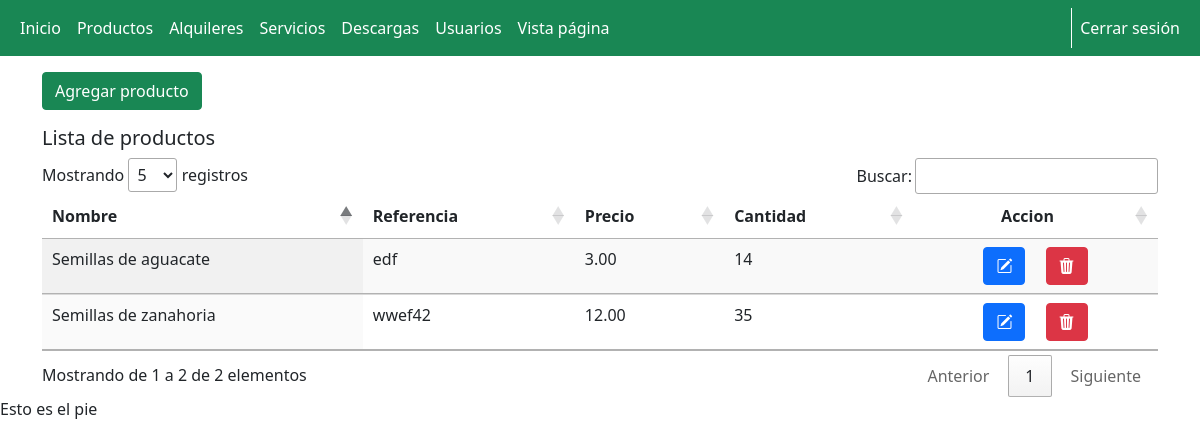
/admin/productos.php (signed in), run on an earlier commit of the app's database.
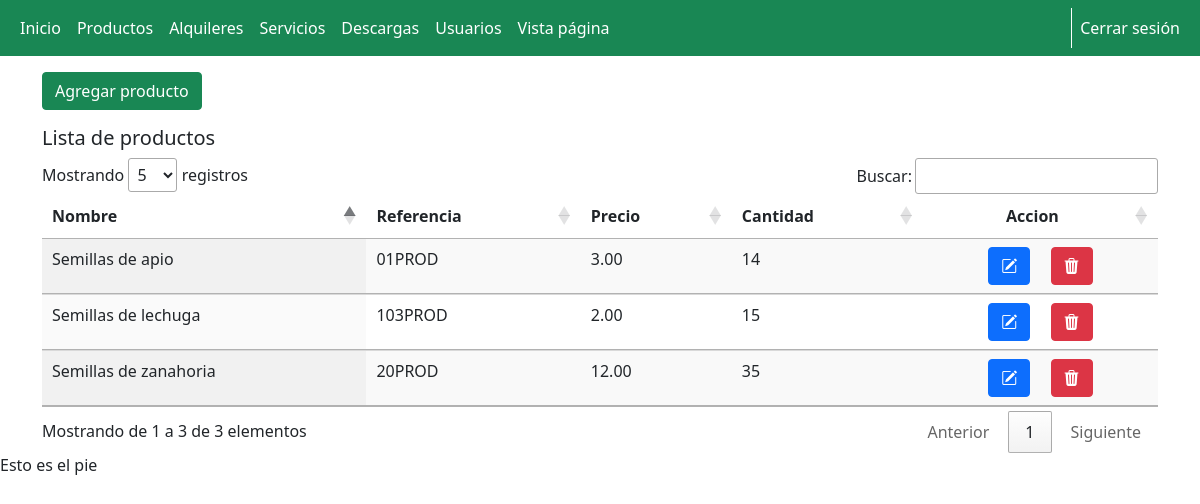
And on a later commit of the database.
### tables this page shows
CREATE TABLE `productos` (
  `id` int(20) NOT NULL,
  `nombre` varchar(50) NOT NULL,
  `referencia` varchar(20) NOT NULL,
  `precio` decimal(10,2) NOT NULL,
  `cantidad` int(5) NOT NULL,
  `imagen` varchar(30) NOT NULL
);

### config/conexion.php (called while the page is built, shortened)
<?php
Class Conexion extends Database {
    public function __construct() {
        $this->datos = "mysql:host=127.0.0.1;dbname=$this->dbname";
    }
    public function conexion() {
        try {
            $conn = new PDO($this->datos, $this->username, $this->password);
        } catch (PDOException $pe) {
            die("No se ha podido conectar con $this->dbname :" . $pe->getMessage());
        }
        return $conn;
    }
}

### config/funcionesProductos.php (called while the page is built, shortened)
<?php
require_once(__DIR__.'\conexion.php');
class Funciones{
    private $conexion;
    public function  __construct(){
        $bd = new Conexion();
        $this->conexion = $bd->conexion();
    }
    public function consultar(){
        $sql = "SELECT * FROM `productos` ORDER BY nombre;";
        $query = $this->conexion -> prepare($sql);
        $query -> execute();
        $results = $query -> fetchAll(PDO::FETCH_OBJ);
        return $results;
    }
}

### admin/productos.php (the view, shortened to what this page needs)
<?php
include './template/cabecera.php';
include("../config/funcionesProductos.php");
if (isset($_SESSION['usuario']) && $_SESSION['rol'] == '1') {
    $consulta = new Funciones;
    $resultados = $consulta->consultar();
?>
    <div>
        <a href="productos/formAgregar.php"><button type="text" class="btn btn-success my-3">Agregar producto</button></a>
    </div>
    <div>
        <div>
            <h5>Lista de productos</h5>
        </div>
    </div>
    <div class="container">
        <div class="row">
            <div class="col-lg-12">
                <table id="productos" class="table display nowrap" cellspacing="0" width="100%">
                    <thead>
                        <tr>
                            <th>Nombre</th>
                            <th>Referencia</th>
                            <th>Precio</th>
                            <th>Cantidad</th>
                            <th class='text-center'>Accion</th>
                        </tr>
                    </thead>
                    <tbody>
                        <?php
                        foreach ($resultados as $resultado) {
                        ?>
                            <tr>
                                <td><?php echo $resultado->nombre; ?></td>
                                <td><?php echo $resultado->referencia; ?></td>
                                <td><?php echo $resultado->precio; ?></td>
                                <td><?php echo $resultado->cantidad; ?></td>
                                <td class='text-center'><a href="productos/formEditar.php?id=<?php echo $resultado->id; ?>" class="btn btn-primary mx-2"><i class="bi bi-pencil-square"></i></a>
                                    <a href="productos/borrarProducto.php?id=<?php echo $resultado->id; ?>" class="btn btn-danger mx-2"><i class="bi bi-trash3-fill"></i></a>
                                </td>
                            </tr>
                        <?php
                        }
                        ?>
                    </tbody>
                </table>
            </div>
        </div>
    </div>
    </div>
<?php
    require_once("./template/pie.php");
} else {
    header('Location: ../');
}
?>

What changed in the data, as far as the page shows it:
changed productos: nombre "Semillas de aguacate" → "Semillas de apio"; referencia "edf" → "01PROD"
added productos: nombre "Semillas de lechuga", referencia "103PROD", precio "2.00", cantidad "15"
changed productos "Semillas de zanahoria": referencia "wwef42" → "20PROD"
Also different on the page:
text written by a page script: "Mostrando registros Buscar: Mostrando de 1 a 2 de 2 elementos Anterior 1 Siguiente" → "Mostrando registros Buscar: Mostrando de 1 a 3 de 3 elementos Anterior 1 Siguiente"
